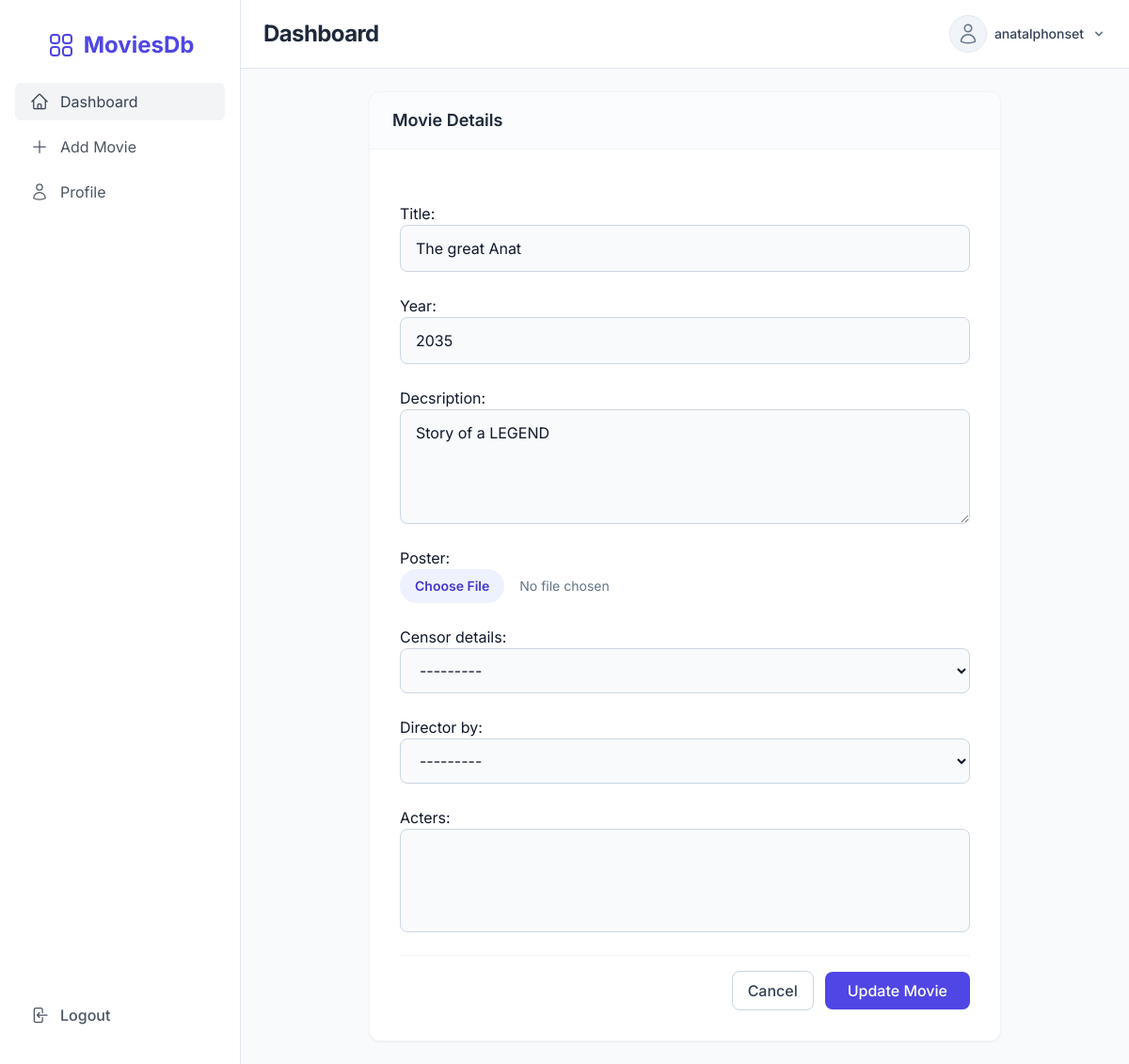
/edit/3 (signed in), run on the app's committed database.
### movies/models.py (models this page shows, shortened)
class MovieInfo(models.Model):
    title = models.CharField(max_length=100)
    year = models.IntegerField(null=True)
    decsription = models.TextField()
    poster = models.ImageField(upload_to='images/', null=True)
    censor_details = models.OneToOneField(CensorInfo, on_delete=models.SET_NULL, related_name='movie', null=True)
    director_by= models.ForeignKey(Director,null=True, on_delete=models.CASCADE, related_name='directed_movie')
    acters= models.ManyToManyField(Actor, related_name='acted_movies')

### movies/views.py (the view)
# urls.py: path('edit/<pk>', views.edit,name='edit'),
@login_required
def edit(request,pk):
    instance_to_edit = MovieInfo.objects.get(pk=pk)
    if request.POST:
        frm = MovieForm(request.POST,instance=instance_to_edit)
        if frm.is_valid():
            frm.save()
    else:
        recent_visits=request.session.get('recent_visits',[])
        recent_visits.insert(0,pk)
        request.session['recent_visits']=recent_visits
        frm = MovieForm(instance=instance_to_edit)
    return render(request,'create.html',{'form':frm})

### templates/create.html (shortened to what this page needs)
{% extends 'base.html' %}
{% load static %}
{% block content %}
<div class="max-w-2xl mx-auto animate-slide-up">
    <div class="bg-white rounded-xl shadow-sm border border-slate-100 overflow-hidden">
        <div class="px-6 py-4 border-b border-slate-100 bg-slate-50/50 flex justify-between items-center">
            <h2 class="text-lg font-semibold text-slate-800">Movie Details</h2>
        </div>
        <div class="p-6 md:p-8">
            <form method="post" enctype="multipart/form-data" class="space-y-6">
                {{ form.as_p }}
                <div class="pt-4 flex items-center justify-end space-x-3 border-t border-slate-100 mt-6">
                    <a href="{% url 'list' %}"
                        class="px-4 py-2 border border-slate-300 rounded-lg text-slate-700 hover:bg-slate-50 font-medium transition-colors">
                        Cancel
                    </a>
                    <button type="submit"
                        class="px-6 py-2 bg-indigo-600 hover:bg-indigo-700 text-white rounded-lg font-medium shadow-sm transition-transform transform active:scale-95 focus:outline-none focus:ring-2 focus:ring-offset-2 focus:ring-indigo-500">
                        {% if form.instance.pk %}Update Movie{% else %}Create Movie{% endif %}
                    </button>
                </div>
            </form>
        </div>
    </div>
</div>
{% endblock content %}

### templates/partials/header.html (shortened to what this page needs)
<header class="flex items-center justify-between px-6 py-4 bg-white border-b border-slate-200">
    <div class="flex items-center">
        <div class="relative mx-4 lg:mx-0">
            <h1 class="text-2xl font-bold text-slate-800 tracking-tight">
                {% block header_title %}Dashboard{% endblock %}
            </h1>
        </div>
    </div>
    <div class="flex items-center space-x-4">
        <div class="relative" x-data="{ open: false }">
            <button @click="open = !open" class="flex items-center space-x-2 relative focus:outline-none">
                <div
                    class="w-10 h-10 overflow-hidden bg-slate-100 rounded-full flex items-center justify-center border border-slate-200">
                </div>
                <span class="text-sm font-medium text-slate-700">{{ user.username|default:"Guest" }}</span>
                <svg class="w-4 h-4 text-slate-500 hidden md:block" viewBox="0 0 20 20" fill="currentColor">
                    <path fill-rule="evenodd"
                        d="M5.293 7.293a1 1 0 011.414 0L10 10.586l3.293-3.293a1 1 0 111.414 1.414l-4 4a1 1 0 01-1.414 0l-4-4a1 1 0 010-1.414z"
                        clip-rule="evenodd" />
                </svg>
            </button>
        </div>
    </div>
</header>

### data on the page
MovieInfo: title "The great Anat", year "2035", decsription "Story of a LEGEND", censor_details "---------", director_by "---------"

### other printed values
{{ user.username|default:"Guest" }} "anatalphonset"
